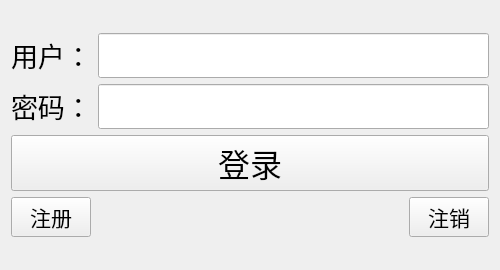
<?xml version="1.0" encoding="UTF-8"?>
<ui version="4.0">
 <class>TcpClient</class>
 <widget class="QWidget" name="TcpClient">
  <property name="geometry">
   <rect>
    <x>0</x>
    <y>0</y>
    <width>500</width>
    <height>270</height>
   </rect>
  </property>
  <property name="windowTitle">
   <string>TcpClient</string>
  </property>
  <layout class="QVBoxLayout" name="verticalLayout_2">
   <item>
    <layout class="QVBoxLayout" name="verticalLayout">
     <item>
      <layout class="QHBoxLayout" name="horizontalLayout">
       <item>
        <widget class="QLabel" name="label_name">
         <property name="sizePolicy">
          <sizepolicy hsizetype="Preferred" vsizetype="Fixed">
           <horstretch>0</horstretch>
           <verstretch>0</verstretch>
          </sizepolicy>
         </property>
         <property name="font">
          <font>
           <family>Adobe Devanagari</family>
           <pointsize>20</pointsize>
          </font>
         </property>
         <property name="text">
          <string>用户：</string>
         </property>
        </widget>
       </item>
       <item>
        <widget class="QLineEdit" name="lineEdit_name">
         <property name="sizePolicy">
          <sizepolicy hsizetype="Expanding" vsizetype="Fixed">
           <horstretch>0</horstretch>
           <verstretch>0</verstretch>
          </sizepolicy>
         </property>
         <property name="font">
          <font>
           <family>Adobe Devanagari</family>
           <pointsize>20</pointsize>
          </font>
         </property>
        </widget>
       </item>
      </layout>
     </item>
     <item>
      <layout class="QHBoxLayout" name="horizontalLayout_2">
       <item>
        <widget class="QLabel" name="label_pwd">
         <property name="sizePolicy">
          <sizepolicy hsizetype="Preferred" vsizetype="Fixed">
           <horstretch>0</horstretch>
           <verstretch>0</verstretch>
          </sizepolicy>
         </property>
         <property name="font">
          <font>
           <family>Adobe Devanagari</family>
           <pointsize>20</pointsize>
          </font>
         </property>
         <property name="text">
          <string>密码：</string>
         </property>
        </widget>
       </item>
       <item>
        <widget class="QLineEdit" name="lineEdit_pwd">
         <property name="sizePolicy">
          <sizepolicy hsizetype="Expanding" vsizetype="Fixed">
           <horstretch>0</horstretch>
           <verstretch>0</verstretch>
          </sizepolicy>
         </property>
         <property name="font">
          <font>
           <family>Adobe Devanagari</family>
           <pointsize>20</pointsize>
          </font>
         </property>
         <property name="echoMode">
          <enum>QLineEdit::Password</enum>
         </property>
        </widget>
       </item>
      </layout>
     </item>
     <item>
      <widget class="QPushButton" name="pushButton_login">
       <property name="font">
        <font>
         <family>Adobe Devanagari</family>
         <pointsize>24</pointsize>
        </font>
       </property>
       <property name="text">
        <string>登录</string>
       </property>
      </widget>
     </item>
     <item>
      <layout class="QHBoxLayout" name="horizontalLayout_3">
       <item>
        <widget class="QPushButton" name="pushButton_regist">
         <property name="font">
          <font>
           <family>Adobe Devanagari</family>
           <pointsize>16</pointsize>
          </font>
         </property>
         <property name="text">
          <string>注册</string>
         </property>
        </widget>
       </item>
       <item>
        <spacer name="horizontalSpacer">
         <property name="orientation">
          <enum>Qt::Horizontal</enum>
         </property>
         <property name="sizeHint" stdset="0">
          <size>
           <width>40</width>
           <height>20</height>
          </size>
         </property>
        </spacer>
       </item>
       <item>
        <widget class="QPushButton" name="pushButton_cancel">
         <property name="font">
          <font>
           <family>Adobe Devanagari</family>
           <pointsize>16</pointsize>
          </font>
         </property>
         <property name="text">
          <string>注销</string>
         </property>
        </widget>
       </item>
      </layout>
     </item>
    </layout>
   </item>
  </layout>
 </widget>
 <layoutdefault spacing="6" margin="11"/>
 <resources/>
 <connections/>
</ui>
